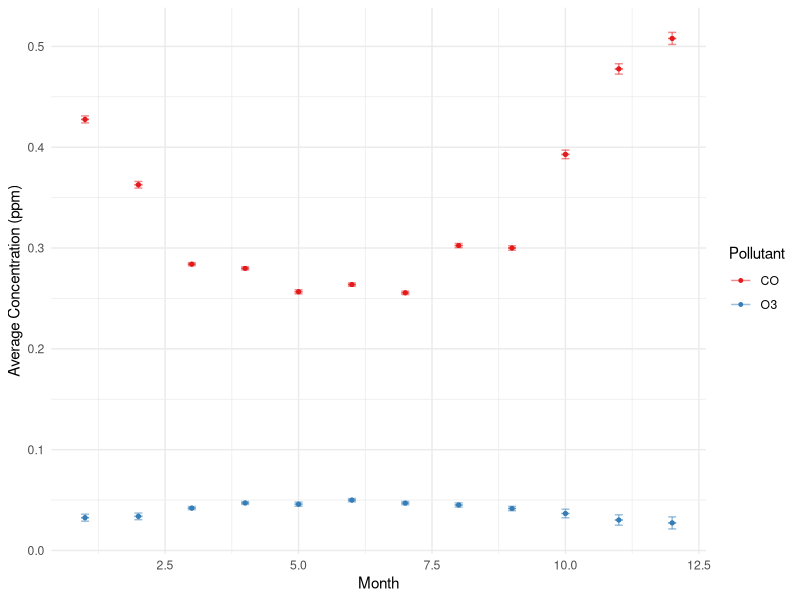
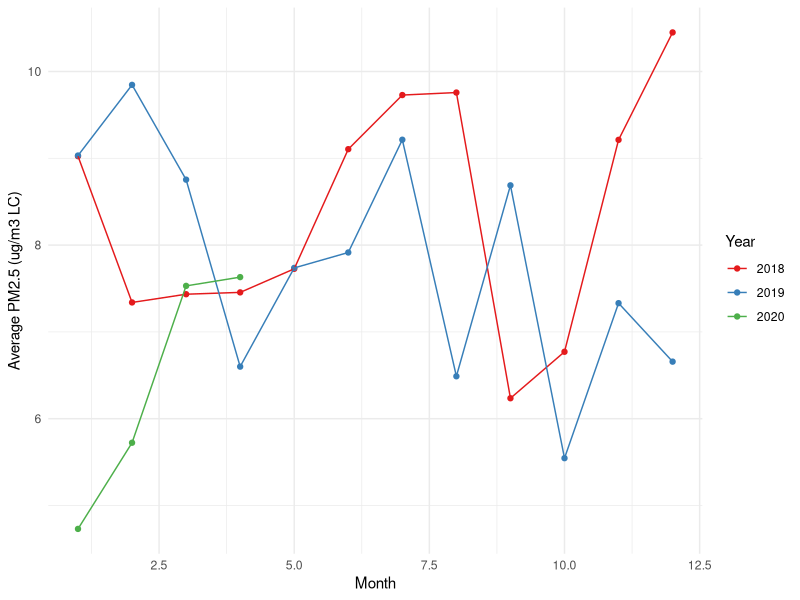

Write R code to recreate these figures, in order.
## ---- chunk 1
knitr::opts_chunk$set(echo = FALSE, message = FALSE)

# load libraries
library(tidyverse)
library(RColorBrewer)
## ---- chunk 2
#create a function to format datasets 
format_data <- function(dataset) {
  
  #rename columns 
  dataset <- rename(dataset, 
                    date = `Date`,
                    max_CO = `Daily Max 8-hour CO Concentration`,
                    mean_PM = `Daily Mean PM2.5 Concentration`,
                    max_O3 = `Daily Max 8-hour Ozone Concentration`)
  
  #format date variable 
  dataset$date <- mdy(dataset$date)
  
  #calculate the daily average for days with multiple measurements 
  dataset <- dataset %>% 
    group_by(date) %>% 
    summarise(max_CO = mean(max_CO, na.rm = TRUE),
              units_CO = units_CO,
              mean_PM = mean(mean_PM, na.rm = TRUE),
              units_PM = units_PM,
              max_O3 = mean(max_O3, na.rm = TRUE),
              units_O3 = units_O3) %>% 
    ungroup() #should also remove any duplicate rows 
  
  #fix measurement error issues 
  pollutants <- c("max_CO", "mean_PM", "max_O3") #vector of pollutants 
  
  for (i in pollutants) { #loop through each of the pollutants 
    dataset[[i]][dataset[[i]] < 0] <- 0 #set any negative values to 0 
  }
  
  return(dataset)
}
## ---- chunk 3
#load in datasets 
data_2018 <- read_csv("data/AQ_2018.csv")
data_2019 <- read_csv("data/AQ_2019.csv")
data_2020 <- read_csv("data/AQ_2020.csv")

#use the function to format the 3 datasets 
data_2018 <- format_data(data_2018)
data_2019 <- format_data(data_2019)
data_2020 <- format_data(data_2020)

#combine all datasets
formatted_data <- rbind(data_2018, data_2019, data_2020)
## ---- chunk 4
#data for plot 1 
plot1_df <- formatted_data
plot1_df$month <- as.numeric(format(plot1_df$date, "%m")) #create a new column for month 

plot1_df <- plot1_df %>% 
  group_by(month) %>% 
  summarise(avg_max_CO = mean(max_CO, na.rm = TRUE),
            n_CO = sum(!is.na(max_CO)),
            se_CO = sd(max_CO, na.rm = TRUE) / n_CO,
            moe_CO = se_CO * qt(0.975, df = n_CO - 1),
            avg_max_O3 = mean(max_O3, na.rm = TRUE),
            n_O3 = sum(!is.na(max_O3)),
            se_O3 = sd(max_O3, na.rm = TRUE) / n_O3,
            moe_O3 = se_O3 * qt(0.975, df = n_O3 - 1)) %>% 
  ungroup()

plot1_df <- plot1_df %>% 
  select(month, avg_max_CO, moe_CO, avg_max_O3, moe_O3) %>% 
  pivot_longer(cols = c(avg_max_CO, avg_max_O3), 
               names_to = "pollutant", 
               values_to = "mean_value") %>% 
  pivot_longer(cols = c(moe_CO, moe_O3),
               values_to = "moe")

ggplot(plot1_df, aes(x = month, y = mean_value, color = pollutant)) +
  geom_point(size = 1) + 
  geom_errorbar(aes(ymin = mean_value - moe, ymax = mean_value + moe), width = 0.15, alpha = 0.5) +
  scale_color_brewer(palette = "Set1", labels = c("CO", "O3")) +
  labs(x = "Month", y = "Average Concentration (ppm)", color = "Pollutant") +
  theme_minimal()
## ---- chunk 5
#data for plot 2 
plot2_df <- formatted_data
plot2_df$month <- as.numeric(format(plot2_df$date, "%m")) #create a new column for month 
plot2_df$year <- as.numeric(format(plot2_df$date, "%Y")) #create a new column for year 
plot2_df$year <- as_factor(plot2_df$year) #change year to a factor to have distinct colors 

plot2_df <- plot2_df %>% 
  group_by(month, year) %>% 
  summarise(avg_PM = mean(mean_PM, na.rm = TRUE)) %>% 
  ungroup() %>% 
  select(month, year, avg_PM)

ggplot(plot2_df, aes(x = month, y = avg_PM, color = year, group = year)) +
  geom_point() +
  geom_line() +
  scale_color_brewer(palette = "Set1") +
  labs(x = "Month", y = "Average PM2.5 (ug/m3 LC)", color = "Year") +
  theme_minimal()
